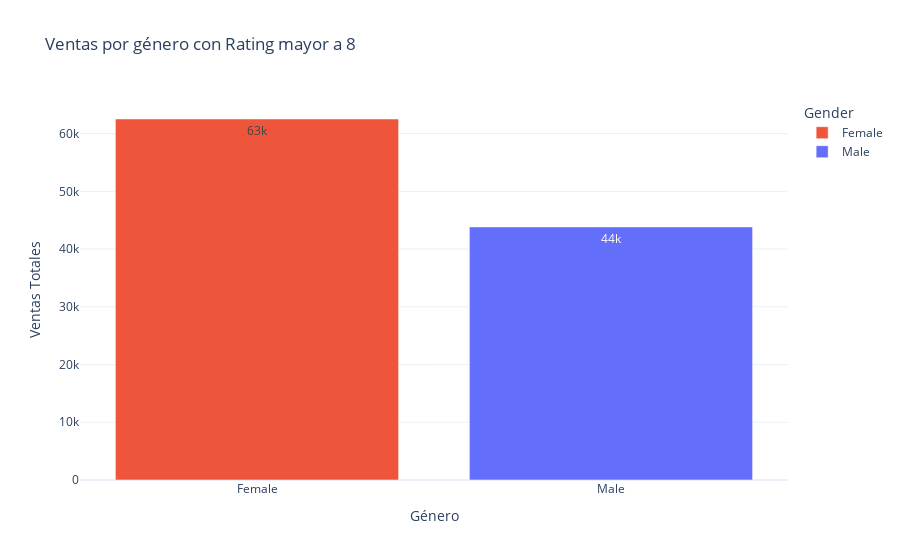

The notebook cell this image was saved under:
### Code cell
# Agrupar por género las ventas con rating >= 8
ventas_rating_alto = super_data[super_data["Rating"] >= 8]
ventas_por_genero = ventas_rating_alto.groupby("Gender")["Sales"].sum().reset_index()

# Crear gráfico
fig = px.bar(
    ventas_por_genero,
    x="Gender",
    y="Sales",
    color="Gender",
    title="Ventas por género con Rating mayor a 8",
    text_auto=".2s",
    color_discrete_sequence=["#EF553B", "#636EFA"]  # Colores bonitos
)
fig.update_layout(
    xaxis_title="Género",
    yaxis_title="Ventas Totales",
    template="plotly_white"
)
fig.show()

### Figure 1 — Plotly figure (JSON) as saved in the notebook; plotly's stock layout.template omitted (floating-point values rounded to 4 significant figures)
{"data": [{"hovertemplate": "Gender=%{x}<br>Sales=%{y}<extra></extra>", "legendgroup": "Female", "marker": {"color": "#EF553B", "pattern": {"shape": ""}}, "name": "Female", "orientation": "v", "showlegend": true, "textposition": "auto", "texttemplate": "%{y:.2s}", "type": "bar", "x": ["Female"], "xaxis": "x", "y": [62530.0], "yaxis": "y"}, {"hovertemplate": "Gender=%{x}<br>Sales=%{y}<extra></extra>", "legendgroup": "Male", "marker": {"color": "#636EFA", "pattern": {"shape": ""}}, "name": "Male", "orientation": "v", "showlegend": true, "textposition": "auto", "texttemplate": "%{y:.2s}", "type": "bar", "x": ["Male"], "xaxis": "x", "y": [43830.0], "yaxis": "y"}], "layout": {"barmode": "relative", "legend": {"title": {"text": "Gender"}, "tracegroupgap": 0}, "title": {"text": "Ventas por género con Rating mayor a 8"}, "xaxis": {"anchor": "y", "categoryarray": ["Female", "Male"], "categoryorder": "array", "domain": [0, 1], "title": {"text": "Género"}}, "yaxis": {"anchor": "x", "domain": [0, 1], "title": {"text": "Ventas Totales"}}}}
